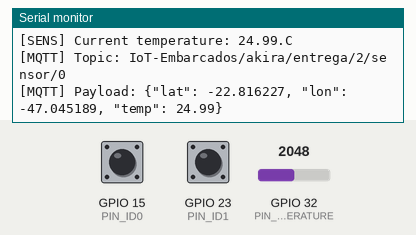
Recording of a program running on a simulated ESP32. Shown: the last lines printed to the serial monitor. The inputs (shaded band) are chosen by the test bench; at power-on: GPIO 32 (PIN_TEMPERATURE) = 2048, GPIO 15 (PIN_ID0) HIGH, GPIO 23 (PIN_ID1) HIGH. WiFi joins after 1.5 s; servers stay silent unless stated; no MQTT or app messages arrive unless stated.

Above: at 2.7 s.
2.8 s: GPIO 32 (PIN_TEMPERATURE) set to 2866
At 4.4 s:
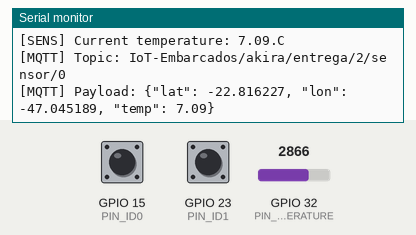
5.5 s: GPIO 32 (PIN_TEMPERATURE) set to 3603
At 5.9 s:
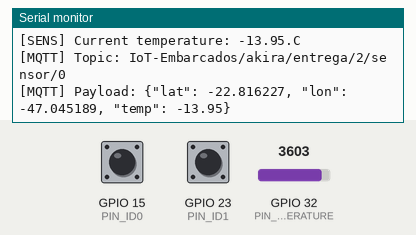
Timing chart, 0 to 8.5 s (numbered marks = the images above; inputs shaded):
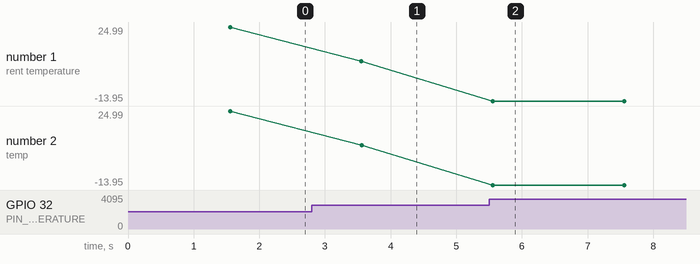

Measured:
- after the input at 2.8 s, the serial monitor: prints a new line after 0.76 s (image 1)
- after the input at 5.5 s, the serial monitor: prints a new line after 0.06 s (image 2)
- plotted number 1: 24.99 → 7.09 after the input at 2.8 s, 7.09 → -13.95 after the input at 5.5 s
- plotted number 2: 24.99 → 7.09 after the input at 2.8 s, 7.09 → -13.95 after the input at 5.5 s

The program:

main.cpp
```cpp
/* This code is released under CC0 1.0 Universal (Public Domain).
 * You can copy, modify, and distribute it for any purpose.
 */

// This code controls a bathtube

#include <Arduino.h>

#include <PubSubClient.h>
#include <WiFi.h>

// Pin definitions
constexpr int PIN_ID0 = 15;
constexpr int PIN_ID1 = 23;
constexpr int PIN_TEMPERATURE = 32;

// Temperature sensor definitions
constexpr int ADC_RESOLUTION = 4095;
constexpr float THERMISTOR_BETA = 3950;

// WiFi definitions
const char* WIFI_SSID = "Wokwi-GUEST";
const char* WIFI_PASSWORD = "";

// MQTT Server (broker) Configuration
constexpr const char* MQTT_BROKER = "broker.emqx.io";
constexpr int MQTT_PORT = 1883;

// MQTT variable Labels from device to broker
constexpr const char* VAR_LATITUDE = "lat";
constexpr const char* VAR_LONGITUDE = "lon";
constexpr const char* VAR_TEMPERATURE = "temp";

constexpr unsigned long UPDATE_DELAY_MS = 2000;

// Group monitored data into a single structure
struct SystemState {
    float latitude;
    float longitude;
    float temp;
};

// Global Variables
WiFiClient espClient;
PubSubClient mqtt(espClient);
SystemState current_state;

unsigned int device_id = 0;
unsigned long next_update_time;

unsigned int readDeviceId() {
    // Note:
    // Due to the hardware construction, when the switch pin is
    // in the ON position, the pin level is LOW
    unsigned int id = 0;
    id += digitalRead(PIN_ID0) == LOW ? 1 : 0;
    id += digitalRead(PIN_ID1) == LOW ? 2 : 0;
    return id;
}

// Convert analog NTC reading to Celsius
float readTemperature(int pin) {
    int analog_value = analogRead(pin);
    // Avoid division by zero if reading is 0 or 4095
    if (analog_value == 0 || analog_value >= ADC_RESOLUTION)
        return -273.15;

    return 1.0 /
        (log(1.0 / (ADC_RESOLUTION / (float)analog_value - 1)) /
                THERMISTOR_BETA +
            1.0 / 298.15) -
        273.15;
}

void updatePosition(SystemState& state) {
    // Ideally, the position should be set by a GPS, but there's no GPS in Wokwi
    switch (device_id) {
    case 0:
        state.latitude = -22.8162268;
        state.longitude = -47.0451902;
        break;
    case 1:
        state.latitude = -22.902735;
        state.longitude = -47.0563132;
        break;
    case 2:
        state.latitude = -22.8517996;
        state.longitude = -47.1284529;
        break;
    default:
        Serial.printf("Device ID %u is not accepted. Freezing.\r\n", device_id);
        // Freezing
        while (true) {
        };
    }
}

void connectWiFi() {
    Serial.print("[WiFi] Connecting to ");
    Serial.print(WIFI_SSID);
    WiFi.begin(WIFI_SSID, WIFI_PASSWORD);
    while (WiFi.status() != WL_CONNECTED) {
        delay(500);
        Serial.print(".");
    }
    Serial.println("\r\n[WiFi] Connected!");
}

void connectMQTT() {
    mqtt.setServer(MQTT_BROKER, MQTT_PORT);

    while (!mqtt.connected()) {
        Serial.print("[MQTT] Connecting to MQTTx...");

        if (mqtt.connect("")) {
            Serial.println(" Connected!");
        } else {
            Serial.print(" failed (rc=");
            Serial.print(mqtt.state());
            Serial.println("). Retrying in 2s...");
            delay(2000);
        }
    }
}

void publishToBroker(const SystemState& state) {
    const size_t MSG_BUFFER_SIZE = 256;
    char payload[MSG_BUFFER_SIZE];

    // Format the JSON using the struct members
    int ret = snprintf(payload, MSG_BUFFER_SIZE,
        "{\"%s\": %f, \"%s\": %f, \"%s\": %.2f}", VAR_LATITUDE, state.latitude,
        VAR_LONGITUDE, state.longitude, VAR_TEMPERATURE, state.temp);

    // Validate and Publish
    if (ret >= 0 && ret < MSG_BUFFER_SIZE) {
        char topic[100];
        snprintf(topic, sizeof(topic),
            "IoT-Embarcados/akira/entrega/2/sensor/%u", device_id);

        Serial.print("[MQTT] Topic: ");
        Serial.println(topic);
        Serial.print("[MQTT] Payload: ");
        Serial.println(payload);

        mqtt.publish(topic, payload);
    } else {
        Serial.println("[Error] Payload truncation occurred.");
    }
}

// Setup called automatically at initialization
void setup() {
    Serial.begin(115200);

    Serial.println("\r\n");
    Serial.println("*");
    Serial.println("* Program start");
    Serial.println("*");

    // Configure GPIOs
    pinMode(PIN_ID0, INPUT_PULLUP);
    pinMode(PIN_ID1, INPUT_PULLUP);

    device_id = readDeviceId();
    if (device_id >= 3) {
        Serial.printf(
            "[CONF] Device ID %u is not accepted. Freezing.\r\n", device_id);
        // Freezing
        while (true) {
        };
    }
    Serial.printf("[CONF] Device ID: %u\r\n", device_id);

    connectWiFi();
    connectMQTT();

    next_update_time = millis();
}

// Main loop, executed automatically and constantly
void loop() {
    // Reconnect if connection is lost
    if (!mqtt.connected()) {
        connectMQTT();
    }
    mqtt.loop(); // Handle incoming messages and keepalive

    unsigned long now = millis();

    // Non-blocking delay for publishing data
    if (now > next_update_time) {
        next_update_time += UPDATE_DELAY_MS;

        current_state.temp = readTemperature(PIN_TEMPERATURE);
        updatePosition(current_state);

        Serial.printf(
            "[SENS] Current temperature: %.2f.C\r\n", current_state.temp);
        publishToBroker(current_state);
    }
}
```
